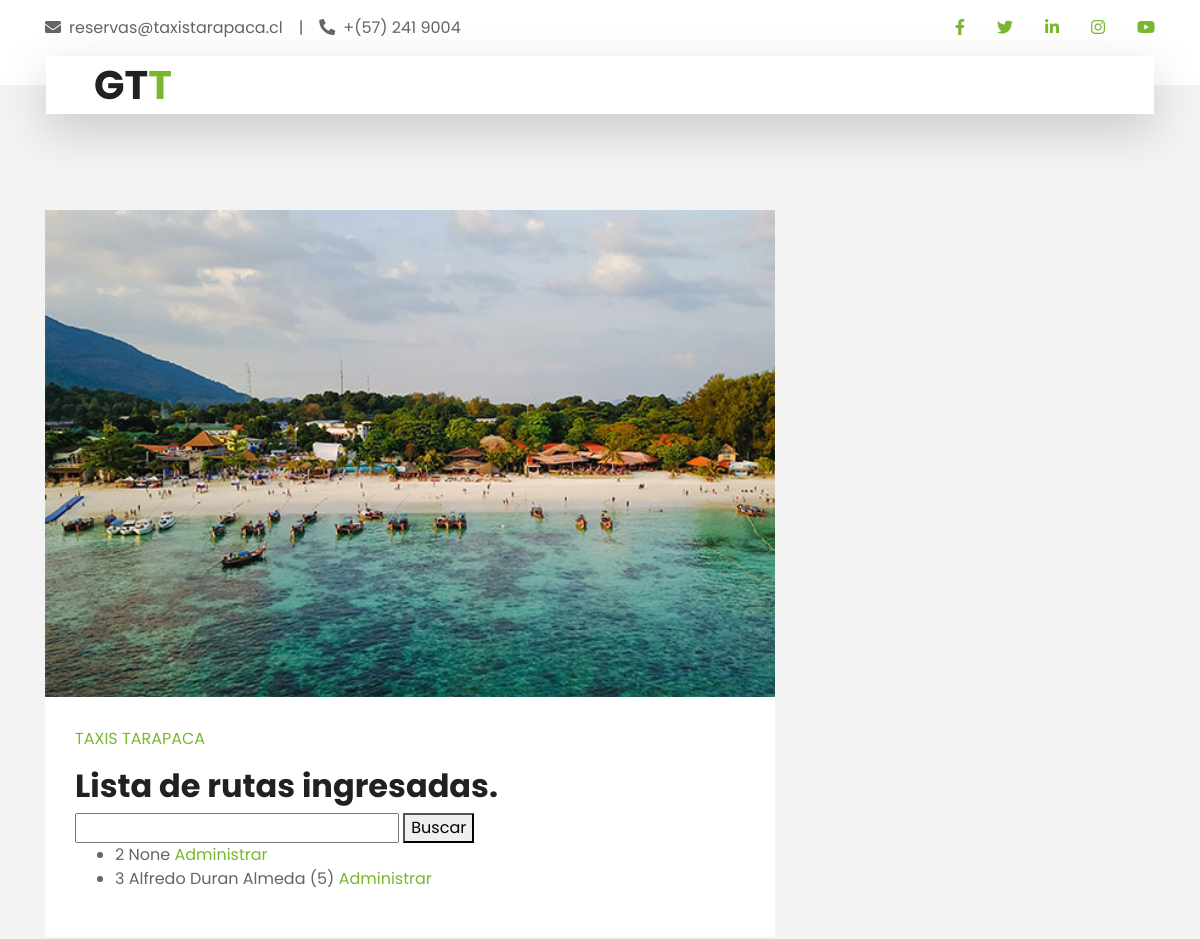
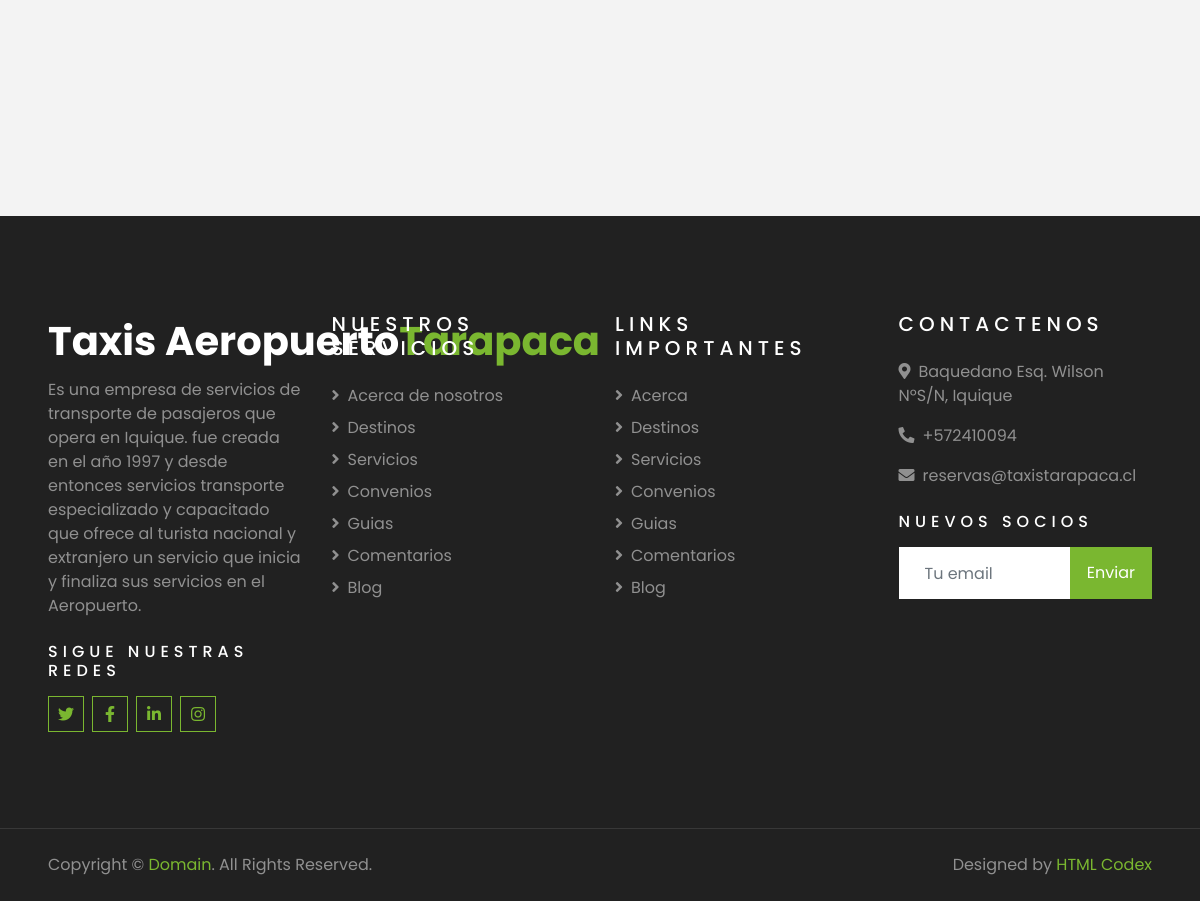
Screenshot of /es/scr_arut/ (signed in) with the database file from the repository (2 pictures, top to bottom).
### Gestion_viajes/models.py (models this page shows)
class Ruta(models.Model):
    id = models.AutoField(primary_key=True,unique=True)
    conductor = models.ForeignKey(Taxista,on_delete=models.SET_NULL,null=True,blank=True,default=None)
    origen = models.CharField(max_length=254,null=True,blank=True)
    numero_origen = models.IntegerField(null=True,blank=True)
    tipo_origen = models.ForeignKey(TiposCalle,on_delete = models.SET_NULL,blank=True,null=True,default=None,related_name='ruta_torigen')
    destino = models.CharField(max_length=54,null=True,blank=True)
    numero_destino = models.IntegerField(null=True,blank=True)
    tipo_destino = models.ForeignKey(TiposCalle,on_delete = models.SET_NULL,blank=True,null=True,default=None,related_name='ruta_tdestino')
    fecha_viaje = models.DateField(null=True,blank=True)
    hora_viaje = models.TimeField(null=True,blank=True)
    anulado = models.IntegerField(null=True,blank=True)
    motivo_anulacion = models.TextField(null=True,blank=True)
    observacion = models.CharField(max_length=254,null=True,blank=True)
    descripcion = models.TextField(null=True,blank=True)
    tipo_tarifa = models.ForeignKey(Tarifa,models.SET_NULL,null=True,blank=True,default=None)
    monto_tarifa = models.FloatField(null=True,blank=True)
    region = models.ForeignKey(Region,on_delete=models.SET_NULL,null=True,blank=True,default=None)
    ciudad = models.ForeignKey(Ciudad,on_delete=models.SET_NULL,null=True,blank=True,default=None)
    comuna = models.ForeignKey(Comuna,on_delete=models.SET_NULL,null=True,blank=True,default=None)
    region_destino = models.ForeignKey(Region,on_delete=models.SET_NULL,null=True,blank=True,default=None,related_name='ruta_rdestino')
    ciudad_destino = models.ForeignKey(Ciudad,on_delete=models.SET_NULL,null=True,blank=True,default=None,related_name='ruta_cidestino')
    comuna_destino = models.ForeignKey(Comuna,on_delete=models.SET_NULL,null=True,blank=True,default=None,related_name='ruta_codestino')
    deleted_at = models.DateTimeField(null=True,blank=True)
    created_at = models.DateTimeField(null=True,blank=True)

class Taxista(models.Model):
    id = models.AutoField(primary_key=True,unique=True)
    nombre = models.CharField(max_length=54,null=True,blank=True)
    apellido_p = models.CharField(max_length=54,null=True,blank=True)
    apellido_m = models.CharField(max_length=54,null=True,blank=True)
    genero = models.CharField(max_length=54,null=True,blank=True)
    secretaria_encargada = models.ForeignKey(Secretaria,on_delete=models.SET_NULL,null=True,blank=True,default=None)
    run = models.IntegerField(null=True,blank=True)
    dv = models.CharField(max_length=1,null=True,blank=True)
    estado = models.IntegerField(null=True,blank=True)
    deleted_at = models.DateTimeField(null=True,blank=True)
    created_at = models.DateTimeField(null=True,blank=True)
    def __str__(self):
        return self.nombre + ' ' + self.apellido_p + ' ' + self.apellido_m + ' ' + '(' + str(self.id) + ')'

### Gestion_viajes/views.py (the view)
# urls.py: path("scr_arut/",views.scr_mostrar_rutas,name='scr_mostrar_rutas'),
def scr_mostrar_rutas(request):
    usuario = request.session.get('user',None)
    if usuario is not None:
        form = BusquedaRutaForm()
        context = {'form':form}
        try:
            rutas = Ruta.objects.filter(deleted_at=None)
        except:
            rutas = None
        if rutas is not None:
            context = {'form':form,'rutas':rutas}
        else:
            context = None
        return render(request,'Gestion_viajes/scr_admin_rutas.html',context)
    else:
        return render(request,'Gestion_viajes/err_frb.html')

### Gestion_viajes/forms.py
class BusquedaRutaForm(forms.Form):
    busqueda = forms.CharField(label='Buscar Ruta', max_length=100, required=False)

### Taxis_tarapaca/templates/Gestion_viajes/scr_admin_rutas.html (shortened to what this page needs)
{% extends "secretarias_page.html" %}
{% load cms_tags %}
{% block content %}
    <div class="taxistas-lista">
        <h2>Lista de rutas ingresadas.</h2>
        <form method="get" action="{% url 'scr_buscar_rutas' %}">
            {{ form.busqueda }}
            <button type="submit">Buscar</button>
        </form>
        {% if rutas %}
            <ul>
                {% for ruta in rutas %}
                    <li>{{ ruta.id }} {{ ruta.conductor }} {{ ruta.tipo_tarifa.monto_tarifa }}
                        <a href = "{% url 'scr_ver_datos_ruta' id_ruta=ruta.id %}">Administrar</a>
                    </li>
                {% endfor %}
            </ul>
        {% else %}
            <p>No hay rutas registradas.</p>
        {% endif %}
    </div>
{% endblock content %}

### rows the page displays
Ruta: id "2", conductor "None"
Ruta: id "3", conductor "Alfredo Duran Almeda (5)"
